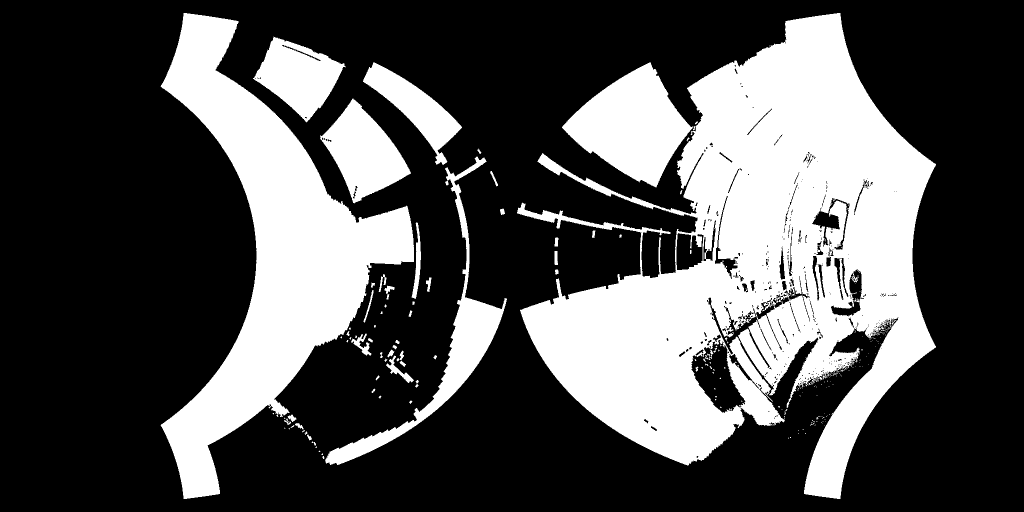
#> input picture fig_8/Simulations/SC/resize_difference/image_1.png, 2048 x 1024 px (shown at 1/2 size); the run also reads 1 picture not shown here
$ python resize_diff_image.py   (older library calls are emulated)
#> lines starting #> are read from the running program, lines starting #| are printed output that depends on the picture; after the words box and inside, x2 and y2 are one past the last pixel; in counts of white or black regions, pixels touching at a corner belong together
import numpy as np
import skimage
from skimage import io
from skimage import transform
a = io.imread('image_1.png',as_grey=True)
#> a: shape (1024, 2048) uint16; values 0 (black) and 65535 (white), 31.6% white; 270 white regions (216 under 20 px), largest, box (x1, y1, x2, y2) and area: (1034, 26, 1872, 998) 384808, (321, 26, 828, 998) 163725, (1124, 124, 1386, 375) 35074
b = io.imread('image_2.png',as_grey=True)
c = np.abs(a-b)
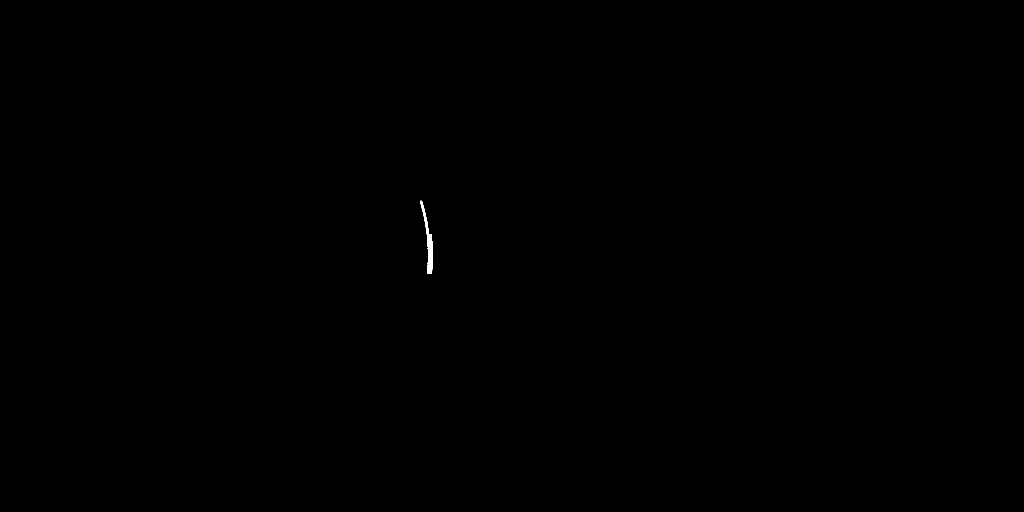
#> c: shape (1024, 2048) uint16 (shown at 1/2 size); values 0 (black) and 1 (white), 0.05% white; 1 white region, box (x1, y1, x2, y2) and area: (840, 401, 866, 548) 1095
io.imshow(c)
io.show()
io.imsave('diff_image.png',c)
print(c.shape)
#| (1024, 2048)

resized_diff_left = transform.pyramid_reduce(c[:,:1024],downscale=32)
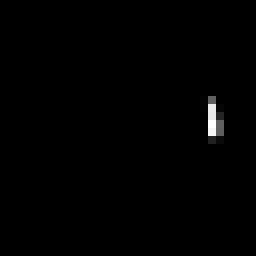
#> resized_diff_left: shape (32, 32) float64 (shown 8 times larger); min 0, max 2.88e-06, mean 1.49e-08; drawn with min black and max white
io.imshow(resized_diff_left)
io.show()
